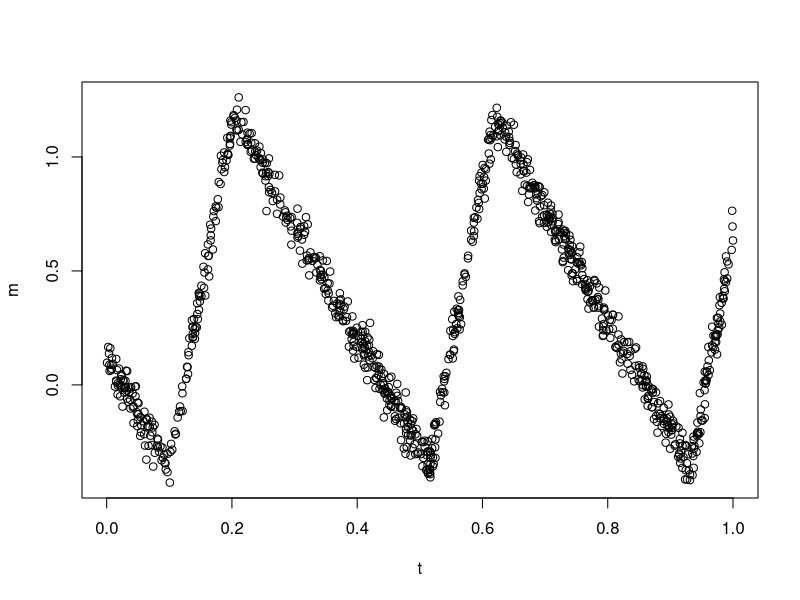
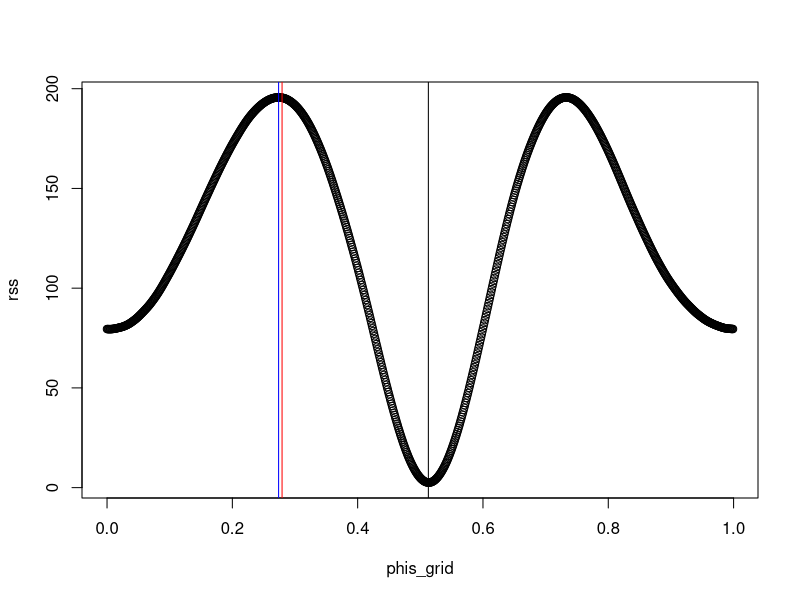

Here is the R script that generated these plots, in order:
### compare newton method to grid search
### for estimating phase

rm(list=ls())
library(scales)

Saw <- function(t,cc=0.75){
    ## returns sawtooth evaluated at t
    t <- t %% 1
    return(((-2/cc)*t + 1)*(t < cc) + ((2/(1-cc))*t - (1+cc)/(1-cc))*(t >= cc))
}

SawPrime <- function(t,cc=0.75){
    ## returns derivative of sawtooth evaluated at t
    t <- t %% 1
    return((-2/cc)*(t < cc) + ((2/(1-cc))*(t >= cc)))
}

ComputeRss <- function(m,t,phi,omega){
    X <- cbind(1,Saw(omega*t+phi))
    B <- t(X)%*%X
    d <- t(X)%*%m
    z <- solve(B,d)
    return(m - X%*%z)
}

NewtonUpdate <- function(m,t,params,omega){
    beta0 <- params[1]
    amp <- params[2]
    phi <- params[3]
    gp <- SawPrime(omega*t+phi)
    g <- Saw(omega*t+phi)
    X <- cbind(1,g)
    Hul <- 2*t(X)%*%X
    Hlr <- 2*amp^2*sum(gp*gp)
    Hoff <- c(2*amp*sum(gp),-2*sum((m-beta0)*gp)+4*amp*sum(g*gp))
    h <- rbind(cbind(Hul,Hoff),c(Hoff,Hlr))
    theta <- matrix(c(beta0,amp),nrow=2)
    dgdtheta <- 2*t(X)%*%X%*%theta - 2*t(X)%*%matrix(m,nrow=length(m))
    dgdphi <- -2*amp*sum((m-beta0)*gp) + 2*amp^2*sum(g*gp)
    del <- matrix(c(dgdtheta,dgdphi),nrow=3)
    params <- params - solve(h)%*%del
    params[3] <- params[3] %% 1
    return(params)
}

## construct data
n <- 1000
e.sd <- 0.05
t <- runif(n)
phi <- runif(1)
amp <- rchisq(1,30)/30
beta <- rnorm(1)
omega <- 2.4
m <- amp*Saw(omega*t+phi) + beta + rnorm(n,mean=0,sd=e.sd)
plot(t,m)




## grid search to estimate omega and phase, closed for solution for beta0 and amp
N <- 1000
phis_grid <- (0:(N-1))/N
tm <- proc.time()
##m.resid <- vapply(phis_grid,function(x){lm(m~Saw(omega_grid[ii]*t+x))$residuals},rep(0,length(t)))
m.resid <- vapply(phis_grid,function(x){ComputeRss(m,t,x,omega)},rep(0,length(t))) ## faster not using lm
rss <- colSums(m.resid^2)
proc.time() - tm
plot(phis_grid,rss)
abline(v=phi,col="black")

#### Newton optimization
NN <- 5
phis <- matrix(0,nrow=NN,ncol=3)
phis[1,] <- c(0,1,runif(1))
tm <- proc.time()
for(jj in 1:(NN-1)){
    phis[jj+1,] <- NewtonUpdate(m,t,phis[jj,],omega)
}
proc.time() - tm
abline(v=phis[1,3],col="red")
abline(v=phis[NN,3],col="blue")


